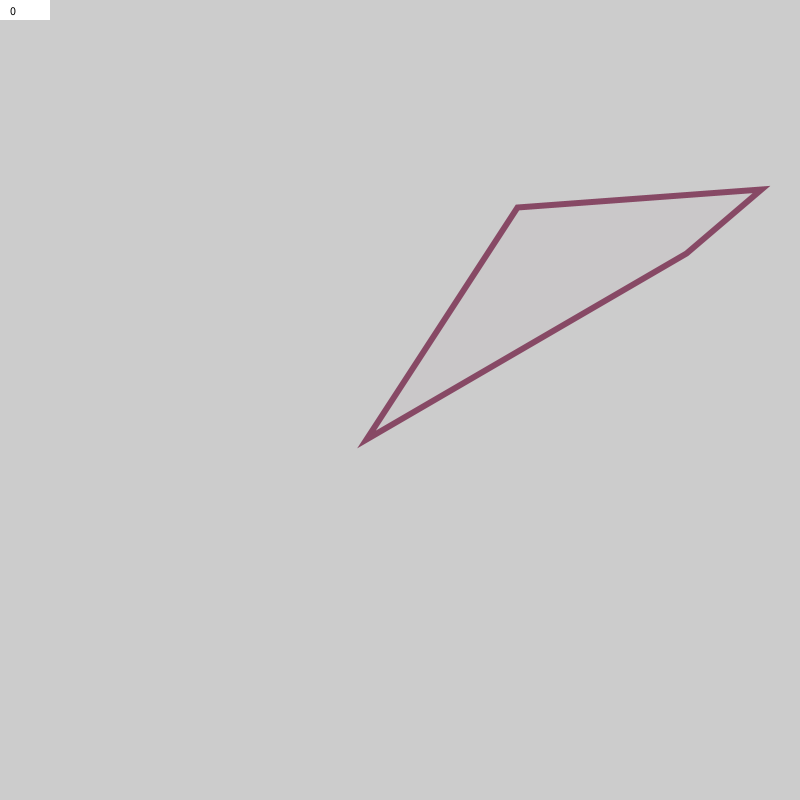
Frame 1 (no input)
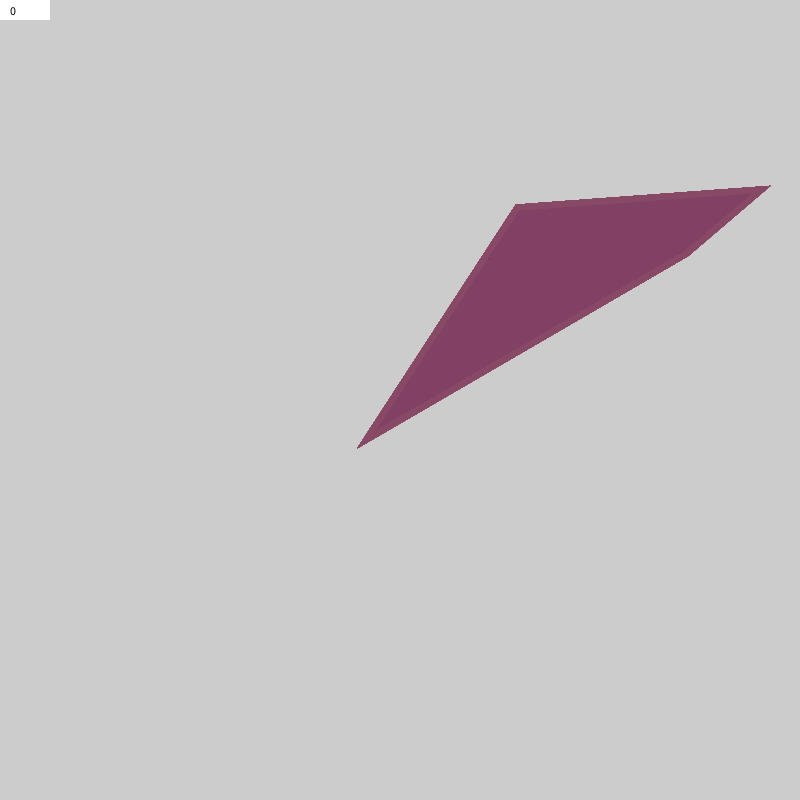
Frame 60 (the mouse pressed at the canvas centre just before this capture)
Frame 120 (the mouse held since frame 60 and released just before this capture): identical to frame 60, image omitted

The Processing sketch that drew these frames (run headless with seeded random() and noise(); from frame 60 on, the mouse is pressed at the canvas centre):

// Processing sketch: QUADS_
// ── QUADS_.pde
float x = random(800);
float y = random(800);
float x1 = random(800);
float y1 = random(800);
float x2 = random(800);
float y2 = random(800);
float x3 = random(800);
float y3 = random(800);

float r = random(255);
float g = random(255);
float b = random(255);

int n = 0;

void setup(){
size(800,800);
frameRate(10);
}

void draw(){
fill(r,g,b,5);
stroke(r+50,g+50,b+50);
strokeWeight(6);
quad(x,y,x1,y1,x2,y2,x3,y3);
fill(255);
noStroke();
rect(0,0,50,20);
fill(0);
text(n,10,15);
}

void keyPressed(){
x = random(800);
y = random(800);
x1 = random(800);
y1 = random(800);
x2 = random(800);
y2 = random(800);
x3 = random(800);
y3 = random(800);

r = random(255);
g = random(255);
b = random(255);

n = n + 1;
}

void mousePressed(){
  x = -540;
  y = -540;
  x1 = -540;
  y1 = -540;
  x2 = -540;
  y2 = -540;
  x3 = -540;
  y3 = -540;
  
  n = 0;
  
  background(205);
}
